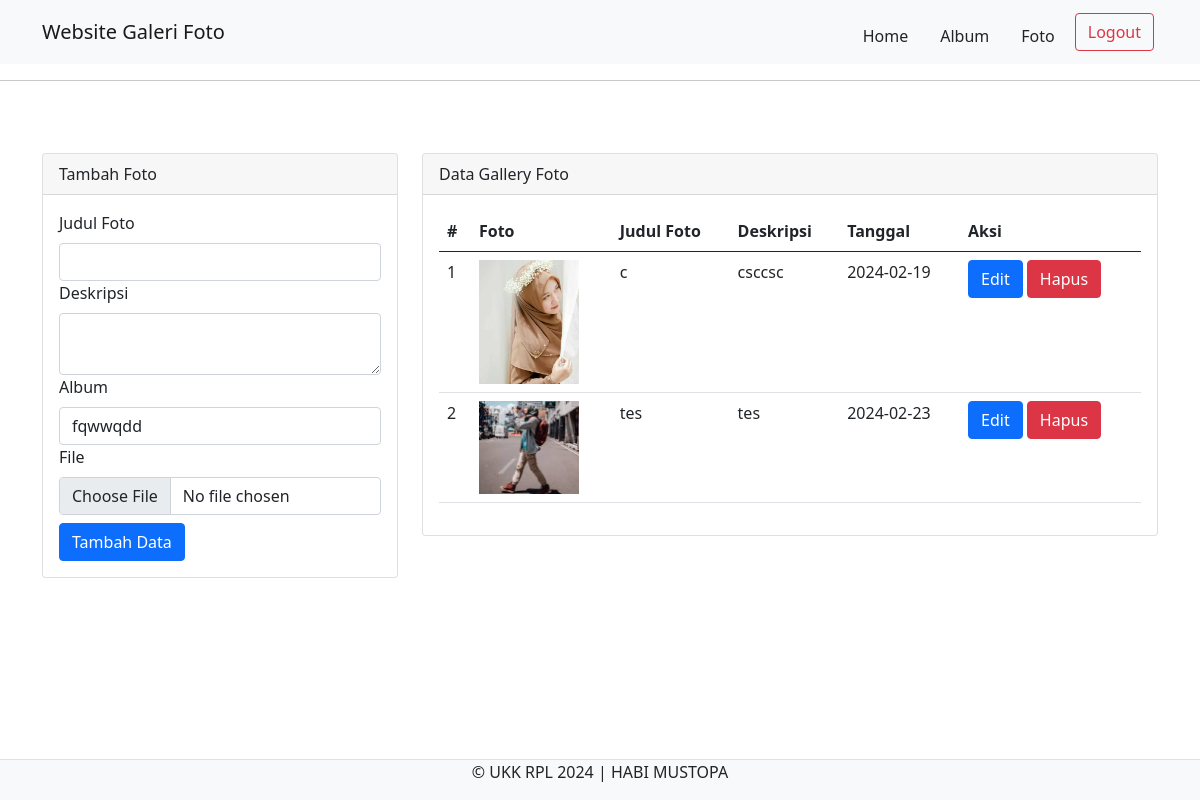
Screenshot of /admin/foto.php (signed in) with the database file from the repository.
### tables this page shows
CREATE TABLE `foto` (
  `fotoid` int(11) NOT NULL,
  `judulfoto` varchar(255) NOT NULL,
  `deskripsifoto` text NOT NULL,
  `tanggalunggah` date NOT NULL,
  `lokasifile` varchar(255) NOT NULL,
  `albumid` int(11) NOT NULL,
  `userid` int(11) NOT NULL
);

### admin/foto.php (the view, shortened to what this page needs)
<?php
include '../config/koneksi.php';
?>
<!DOCTYPE html>
<html lang="en">
<head>
    <link rel="stylesheet" href="../asset/css/bootstrap.min.css">
</head>
<body>
 <nav class="navbar navbar-expand-lg navbar-light bg-light">
  <div class="container">
    <a class="navbar-brand" href="index.php">Website Galeri Foto</a>
    <div class="collapse navbar-collapse mt-2" id="navbarNavAltMarkup">
                    <a href="home.php" class="nav-link text-dark">Home</a>
                    <a href="album.php" class="nav-link text-dark">Album</a>
                    <a href="foto.php" class="nav-link text-dark">Foto</a>
                </div>
                <a href="../config/proses_logout.php" class="btn btn-outline-danger m-1">Logout</a>
            </div>
    </nav>
    <hr>
    <br><br>
    <div class="container">
        <div class="row">
            <div class="col-md-4">
                <div class="card mt-2">
                    <div class="card-header">Tambah Foto</div>
                    <div class="card-body">
                        <form action="../config/tambah_foto.php" method="post" enctype="multipart/form-data">
                            <label class="form-label">Judul Foto</label>
                            <input type="text" name="judulfoto" class="form-control" required>
                            <label class="form-label">Deskripsi</label>
                            <textarea name="deskripsifoto" class="form-control" required></textarea>
                            <label class="form-label">Album</label>
                            <select name="albumid" class="form-control" required>
                                <?php
                                $userid = $_SESSION['userid'];
                                $sql_album = mysqli_query($conn, "select * from album where userid='$userid'");
                                while ($data_album = mysqli_fetch_array($sql_album)) {
                                ?>
                                    <option value="<?php echo $data_album['albumid'] ?>">
                                        <?php echo $data_album['namaalbum'] ?>
                                    </option>
                                <?php } ?>
                            </select>
                            <label class="form-label">File</label>
                            <input type="file" class="form-control" name="lokasifile" required>
                            <button type="submit" class="btn btn-primary mt-2" name="tambah">Tambah Data</button>
                        </form>
                    </div>
                </div>
            </div>
            <div class="col-md-8">
                <div class="card mt-2">
                    <div class="card-header">Data Gallery Foto</div>
                    <div class="card-body">
                        <table class="table">
                            <thead>
                                <tr>
                                    <th>#</th>
                                    <th>Foto</th>
                                    <th>Judul Foto</th>
                                    <th>Deskripsi</th>
                                    <th>Tanggal</th>
                                    <th>Aksi</th>
                                </tr>
                            </thead>
                            <tbody>
                                <?php
                                $no = 1;
                                $userid = $_SESSION['userid'];
                                $sql = mysqli_query($conn, "select * from foto where userid='$userid'");
                                while ($data = mysqli_fetch_array($sql)) {
                                ?>
                                    <tr>
                                        <td>
                                            <?php echo $no++ ?>
                                        </td>
                                        <td><img src="../asset/img/<?php echo $data['lokasifile'] ?>" alt="hii" width="100"></td>
                                        <td>
                                            <?php echo $data['judulfoto'] ?>
                                        </td>
                                        <td>
                                            <?php echo $data['deskripsifoto'] ?>
                                        </td>
                                        <td>
                                            <?php echo $data['tanggalunggah'] ?>
                                        </td>
                                        <td>
                                            <button type="button" class="btn btn-primary" data-bs-toggle="modal" data-bs-target="#edit<?php echo $data['fotoid'] ?>">
                                                Edit
                                            </button>
                                            <button type="button" class="btn btn-danger" data-bs-toggle="modal" data-bs-target="#hapus<?php echo $data['fotoid'] ?>">
                                                Hapus
                                            </button>
                                        </td>
                                    </tr>
                                <?php } ?>
                            </tbody>
                        </table>
                    </div>
                </div>
            </div>
        </div>
    </div>
    <br><br>
    <footer class="d-flex justify-content-center border-top mt-3 bg-light fixed-bottom">
        <p>&copy; UKK RPL 2024 | HABI MUSTOPA</p>
    </footer>
</body>
</html>

### rows the page displays
foto: lokasifile (picture), judulfoto "c", deskripsifoto "csccsc", tanggalunggah "2024-02-19"
foto: lokasifile (picture), judulfoto "tes", deskripsifoto "tes", tanggalunggah "2024-02-23"

### other values shown
form field albumid "fqwwqdd"
